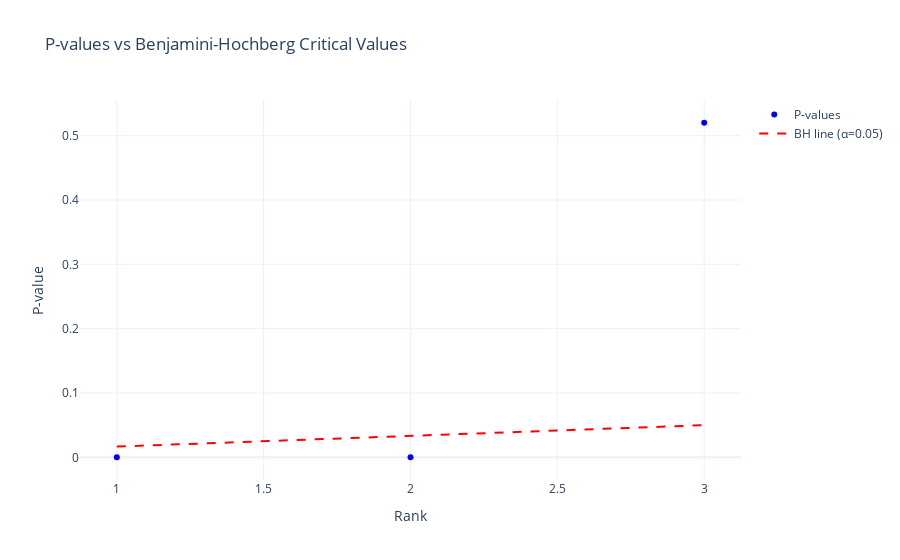

This figure's notebook cell:
### Code cell
# Apply Benjamini-Hochberg correction to p-values
p_vals = np.array(p_vals)
n_tests = len(p_vals)
sorted_p_idx = np.argsort(p_vals)
sorted_p_vals = p_vals[sorted_p_idx]

# Calculate BH critical values
bh_values = np.arange(1, n_tests + 1) * alpha / n_tests

# Find largest p-value that is less than corresponding BH critical value
is_significant = sorted_p_vals <= bh_values
if np.any(is_significant):
    max_sig_idx = np.where(is_significant)[0][-1]
    adjusted_alpha = bh_values[max_sig_idx]
    logger.info(f"\nAfter Benjamini-Hochberg correction (alpha={alpha}):")
    logger.info(f"Adjusted significance threshold: {adjusted_alpha:.4f}")
    logger.info(f"First {max_sig_idx+1} comparisons are significant")
else:
    logger.info("\nNo comparisons significant after Benjamini-Hochberg correction")

# Plot p-values against their rank with BH line
fig = go.Figure()

# Plot points
rank = np.arange(1, len(sorted_p_vals) + 1)
fig.add_trace(
    go.Scatter(
        x=rank,
        y=sorted_p_vals,
        mode='markers',
        name='P-values',
        marker=dict(color='blue')
    )
)

# Plot BH line
fig.add_trace(
    go.Scatter(
        x=rank,
        y=bh_values,
        mode='lines',
        name=f'BH line (α={alpha})',
        line=dict(color='red', dash='dash')
    )
)

# Update layout
fig.update_layout(
    title='P-values vs Benjamini-Hochberg Critical Values',
    xaxis_title='Rank',
    yaxis_title='P-value',
    showlegend=True,
    template='plotly_white'
)

fig.show()

### Figure 1 — Plotly figure (JSON) as saved in the notebook; plotly's stock layout.template omitted (floating-point values rounded to 4 significant figures)
{"data": [{"marker": {"color": "blue"}, "mode": "markers", "name": "P-values", "type": "scatter", "x": [1, 2, 3], "y": [9.999e-05, 9.999e-05, 0.5201]}, {"line": {"color": "red", "dash": "dash"}, "mode": "lines", "name": "BH line (α=0.05)", "type": "scatter", "x": [1, 2, 3], "y": [0.01667, 0.03333, 0.05]}], "layout": {"showlegend": true, "title": {"text": "P-values vs Benjamini-Hochberg Critical Values"}, "xaxis": {"title": {"text": "Rank"}}, "yaxis": {"title": {"text": "P-value"}}}}
